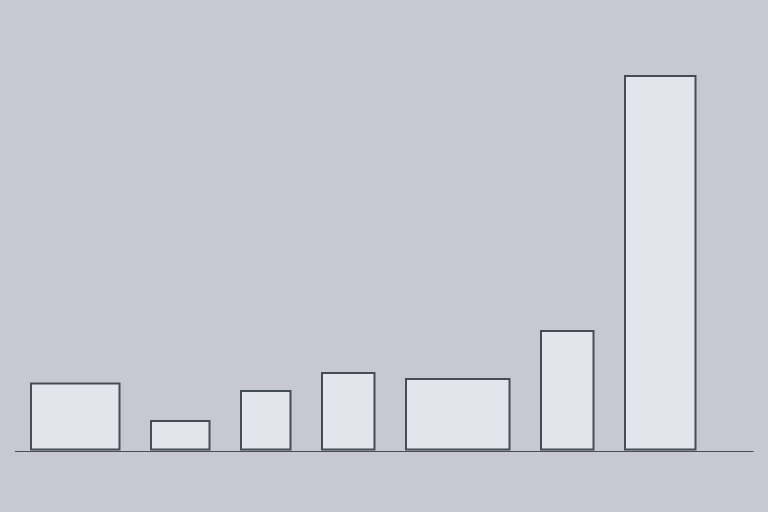
#> input picture tools/art/greenhouse_garden_whitebox.png, 1536 x 1024 px (shown at 1/2 size)
$ python pixel_snap.py greenhouse_garden_whitebox.png
#> lines starting #> are read from the running program, lines starting #| are printed output that depends on the picture
#> further down, im is the input picture: PIL image 1536x1024 RGB; mean R, G, B 201.5, 202.1, 211.6
"""把 GPT 的「像素風」圖整理成真正的像素畫：找出隱含的像素格 → 每格收成一個顏色 → 減色 → 放大回原尺寸。

用法：
  python tools/art/pixel_snap.py 原圖.png [--colors 32] [--grid 自動] [--out 輸出.png]
輸出：<原圖>_snap.png（原尺寸，最近鄰放大）與 <原圖>_snap_1x.png（一格一像素）。

做法：
1. 格子：從水平／垂直邊緣的週期找出格子大小（3–12 px）和起點。
2. 每格取色：一般取中間 2x2 的中位數（避開邊上的混色）；格子裡夠多明顯偏暗的像素 → 取暗色（保描邊）；
   夠多明顯偏亮 → 取亮色（保星星、細高光）。
3. 減色：k-means，依「顏色種類」取樣（小面積的葉子也分得到色），不是依像素數。
4. 孤立點：跟周圍很像的單點併掉；高對比單點（星星）保留。
透明圖會保留 alpha（每格取多數決，只有全透明／不透明）。
"""
import argparse
import warnings
from pathlib import Path

import numpy as np
from PIL import Image
from scipy import ndimage
from scipy.cluster.vq import kmeans2


def find_grid(lum, lo=3.0, hi=8.0):
    """回傳 (x 格寬, y 格高, x 起點, y 起點)，可以是小數（GPT 的格子常是 4.9 這種）。
    兩個方向分開找；上限 8 px，免得抓到牆板接縫這種大週期。"""
    # 自動偵測只找整數格（兩方向同一格寬）：小數格寬的誤差會一路累積、越到後面越錯位。
    # GPT 沒照固定格子畫的圖自動抓不準，就用 --grid 手動指定。
    def spectrum(axis):
        g = np.abs(np.diff(lum, axis=axis)).sum(axis=1 - axis)   # g[i]：第 i 與 i+1 個像素之間的邊緣強度
        g = g - np.convolve(g, np.ones(15) / 15, 'same')
        n = np.arange(len(g))
        return {p: (g * np.exp(2j * np.pi * n / p)).sum() / np.abs(g).sum() for p in range(int(lo), int(hi) + 1)}
    sx, sy = spectrum(1), spectrum(0)
    p = max(sx, key=lambda p: abs(sx[p]) + abs(sy[p]))
    off = lambda s: (-np.angle(s) / (2 * np.pi) * p + 1) % p
    return float(p), float(p), round(off(sx[p])), round(off(sy[p]))


def snap(im, colors=32, grid=None, dark=45, bright=45, min_dark=None, min_bright=None):
#> called with colors = 32, dark = 45, bright = 45
    rgba = np.asarray(im.convert('RGBA')).astype(np.float32)
    A, alpha = rgba[..., :3], rgba[..., 3]
#> alpha: shape (1024, 1536) float32; every value is 255
    px, py, ox, oy = grid or find_grid(A.mean(2))
#> px = 4; py = 4; ox = 1; oy = 1
    H, W = A.shape[:2]
#> H = 1024; W = 1536
    nx, ny = int((W - ox) // px), int((H - oy) // py)
#> nx = 383; ny = 255
    K = max(2, int(round(min(px, py))))   # 每格取 K x K 個取樣點
#> K = 4
    xs = (ox + np.arange(nx)[:, None] * px + (np.arange(K)[None] + .5) * px / K).astype(int).clip(0, W - 1)
#> xs = 383 rows, first 6: [1, 2, 3, 4], [5, 6, 7, 8], [9, 10, 11, 12], [13, 14, 15, 16], [17, 18, 19, 20], [21, 22, 23, 24]
    ys = (oy + np.arange(ny)[:, None] * py + (np.arange(K)[None] + .5) * py / K).astype(int).clip(0, H - 1)
#> ys = 255 rows, first 6: [1, 2, 3, 4], [5, 6, 7, 8], [9, 10, 11, 12], [13, 14, 15, 16], [17, 18, 19, 20], [21, 22, 23, 24]
    blk = A[ys[:, :, None, None], xs[None, None]].transpose(0, 2, 1, 3, 4)   # (ny, nx, K, K, 3)
    P = K
#> P = 4
    cells = blk.reshape(ny, nx, P * P, 3)
    c0, c1 = P // 2 - 1, P // 2 + 1
#> c0 = 1; c1 = 3
    low = np.median(blk[:, :, c0:c1, c0:c1].reshape(ny, nx, -1, 3), axis=2)
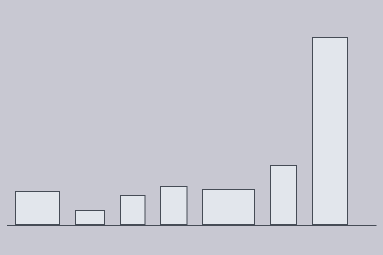
#> low: shape (255, 383, 3) float32; mean of channels 0, 1, 2 201.2, 201.9, 211.3; drawn as R, G, B
    lum = cells.mean(-1)
    med = np.median(lum, axis=2, keepdims=True)
    min_dark = min_dark or max(2, P * P // 4)
#> min_dark = 4
    min_bright = min_bright or max(2, P * P // 5)
#> min_bright = 3

    def pick(mask):
        m = np.where(mask[..., None], cells, np.nan)
        with warnings.catch_warnings():
            warnings.simplefilter('ignore', RuntimeWarning)  # 沒有暗／亮像素的格子
            return mask.sum(2), np.nan_to_num(np.nanmedian(m, axis=2))
    nb, bc = pick(lum > med + bright)
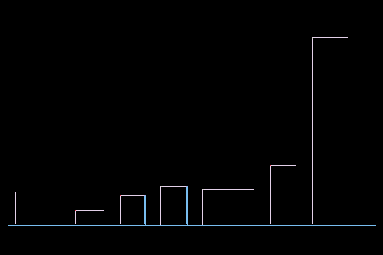
#> nb: shape (255, 383) int64; 6 distinct labels, from 0 to 8; one colour per label, 0 black
    nd, dc = pick(lum < med - dark)
#> nd: shape (255, 383) int64; 7 distinct labels, from 0 to 8
    low = np.where((nb >= min_bright)[..., None], bc, low)
    low = np.where((nd >= min_dark)[..., None], dc, low)   # 描邊優先

    a = alpha[ys[:, :, None, None], xs[None, None]].transpose(0, 2, 1, 3).reshape(ny, nx, -1)
    solid = (a > 127).mean(-1) >= .5
#> solid: shape (255, 383) bool; every value is 1

    flat = low.reshape(-1, 3)
    use = flat[solid.reshape(-1)] if (~solid).any() else flat
    key = (use // 8).astype(int)
    _, idx = np.unique(key[:, 0] * 1024 + key[:, 1] * 32 + key[:, 2], return_index=True)
#> idx = [14865, 0, 14866]
    pal, _ = kmeans2(np.vstack([use[idx], use]), colors, seed=1, minit='++', iter=40)
#> pal = 32 rows, first 8: [226, 230, 236], [200, 200, 210], [70, 76, 86], [70, 76, 86], [70, 76, 86], [70, 76, 86], [70, 76, 86], [70, 76, 86]
    pal = np.clip(pal, 0, 255)
    lab = np.concatenate([((flat[i:i + 65536, None] - pal[None]) ** 2).sum(-1).argmin(1)
                          for i in range(0, len(flat), 65536)]).reshape(ny, nx)
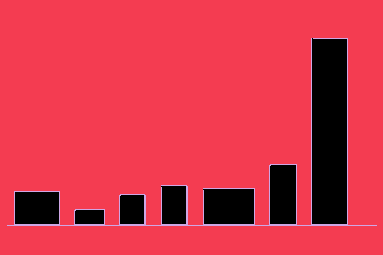
#> lab: shape (255, 383) int64; 3 distinct labels, from 0 to 2; one colour per label, 0 black
    for _ in range(2):
        c3 = np.stack([ndimage.uniform_filter((lab == k).astype(np.float32), 3, mode='nearest') * 9
                       for k in range(colors)], -1)
        same = np.take_along_axis(c3, lab[..., None], -1)[..., 0] - 1
        maj = c3.argmax(-1)
        lone = (same < .5) & (np.abs(pal[lab].mean(-1) - pal[maj].mean(-1)) < 40)
        lab[lone] = maj[lone]
#> this loop made 2 passes
#> pass 1, in snap, `same = np.take_along_axis(c3, lab[..., None], -1)[..., 0] - 1`:
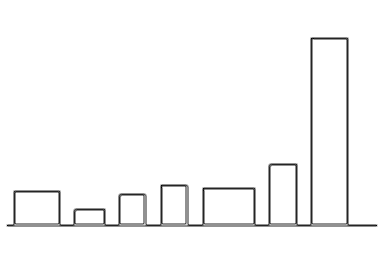
#> same: shape (255, 383) float32; min 1, max 8, mean 7.83; drawn with min black and max white
    out = np.dstack([pal[lab], np.where(solid, 255, 0)]).astype(np.uint8)
    small = Image.fromarray(out, 'RGBA')
    # 放大回原尺寸：每個原圖像素對回它所屬的格子（格寬可以是小數）
    gx = np.clip(((np.arange(W) - ox) // px).astype(int), 0, nx - 1)
#> gx = 1536 values from 0 to 382
    gy = np.clip(((np.arange(H) - oy) // py).astype(int), 0, ny - 1)
#> gy = 1024 values from 0 to 254
    big = Image.fromarray(out[gy[:, None], gx[None]], 'RGBA')
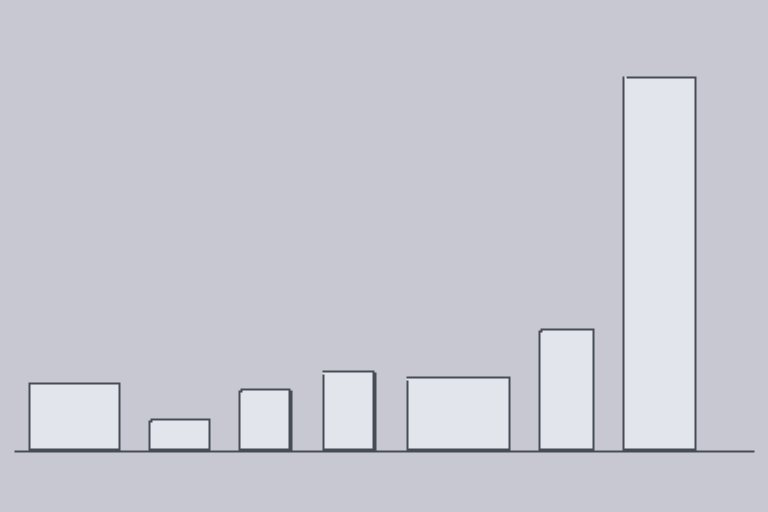
#> big: PIL image 1536x1024 RGBA (shown at 1/2 size); mean R, G, B, A 201.2, 201.9, 211.3, 255
    return small, big, (px, py, ox, oy)


if __name__ == '__main__':
    ap = argparse.ArgumentParser()
    ap.add_argument('src')
    ap.add_argument('--colors', type=int, default=32)
    ap.add_argument('--grid', type=float, nargs=4, metavar=('W', 'H', 'X', 'Y'), help='手動指定格寬、格高、起點')
    ap.add_argument('--out')
    args = ap.parse_args()
    src = Path(args.src)
    im = Image.open(src)
    small, big, grid = snap(im, args.colors, tuple(args.grid) if args.grid else None)
#> grid = (4, 4, 1, 1)
    out = Path(args.out) if args.out else src.with_name(src.stem + '_snap.png')
    keep_alpha = im.mode in ('RGBA', 'LA', 'P')
#> keep_alpha = False
    (big if keep_alpha else big.convert('RGB')).save(out)
    (small if keep_alpha else small.convert('RGB')).save(out.with_name(out.stem + '_1x.png'))
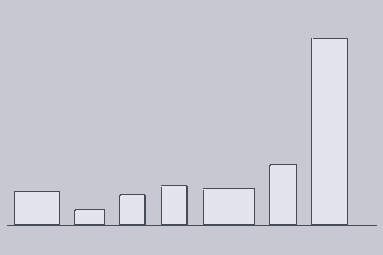
#> saved as greenhouse_garden_whitebox_snap_1x.png: PIL image 383x255 RGB; mean R, G, B 201.2, 201.9, 211.3
    print(f'格子 {grid[0]:.2f}x{grid[1]:.2f}px 起點 ({grid[2]:.1f}, {grid[3]:.1f}) → {small.width}x{small.height}，{args.colors} 色 → {out}')
#| 格子 4.00x4.00px 起點 (1.0, 1.0) → 383x255，32 色 → greenhouse_garden_whitebox_snap.png

$ run again, on tools/art/greenhouse_window_whitebox.png
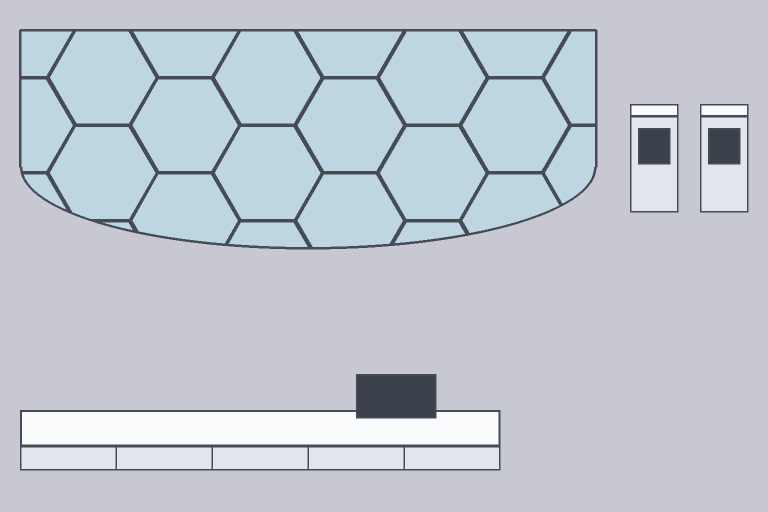
#> input picture tools/art/greenhouse_window_whitebox.png, 1536 x 1024 px (shown at 1/2 size)
#> im is the input picture: PIL image 1536x1024 RGB; mean R, G, B 192.8, 199.8, 209.8
#> alpha: shape (1024, 1536) float32; every value is 255
#> px = 5; ox = 3
#> nx = 306; ny = 204
#> K = 5
#> xs = 306 rows, first 6: [3, 4, 5, 6, 7], [8, 9, 10, 11, 12], [13, 14, 15, 16, 17], [18, 19, 20, 21, 22], [23, 24, 25, 26, 27], [28, 29, 30, 31, 32]
#> ys = 204 rows, first 6: [3, 4, 5, 6, 7], [8, 9, 10, 11, 12], [13, 14, 15, 16, 17], [18, 19, 20, 21, 22], [23, 24, 25, 26, 27], [28, 29, 30, 31, 32]
#> P = 5
#> c0 = 1; c1 = 3
#> min_dark = 6
#> min_bright = 5
#> nb: shape (204, 306) int64; 13 distinct labels, from 0 to 12
#> nd: shape (204, 306) int64; 13 distinct labels, from 0 to 12
#> solid: shape (204, 306) bool; every value is 1
#> idx = [15861, 46042, 3373, 3680, 0, 14652, 13122, 14634, 12798]
#> pal = 32 rows, first 8: [200, 200, 210], [60, 66, 76], [226, 230, 236], [250, 251, 253], [190, 214, 226], [70, 76, 86], [213, 215, 223], [65, 71, 81]
#> lab: shape (204, 306) int64; 9 distinct labels, from 0 to 8
#> the loop in snap, `for _ in range(2):` made 2 passes
#> pass 1, in snap, `maj = c3.argmax(-1)`:
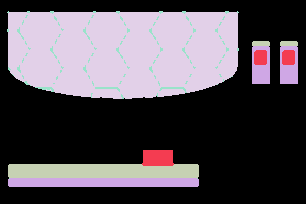
#> maj: shape (204, 306) int64; 6 distinct labels, from 0 to 5; one colour per label, 0 black
#> gx = 1536 values from 0 to 305
#> gy = 1024 values from 0 to 203
#> grid = (5, 5, 3, 3)
#> `(small if keep_alpha else small.convert('RGB')).save(out.with_name(out..`:
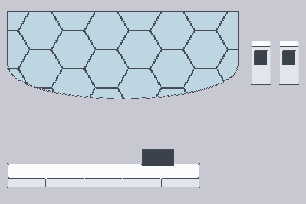
#> saved as greenhouse_window_whitebox_snap_1x.png: PIL image 306x204 RGB; mean R, G, B 194.1, 201.1, 211.2
#| 格子 5.00x5.00px 起點 (3.0, 3.0) → 306x204，32 色 → greenhouse_window_whitebox_snap.png
